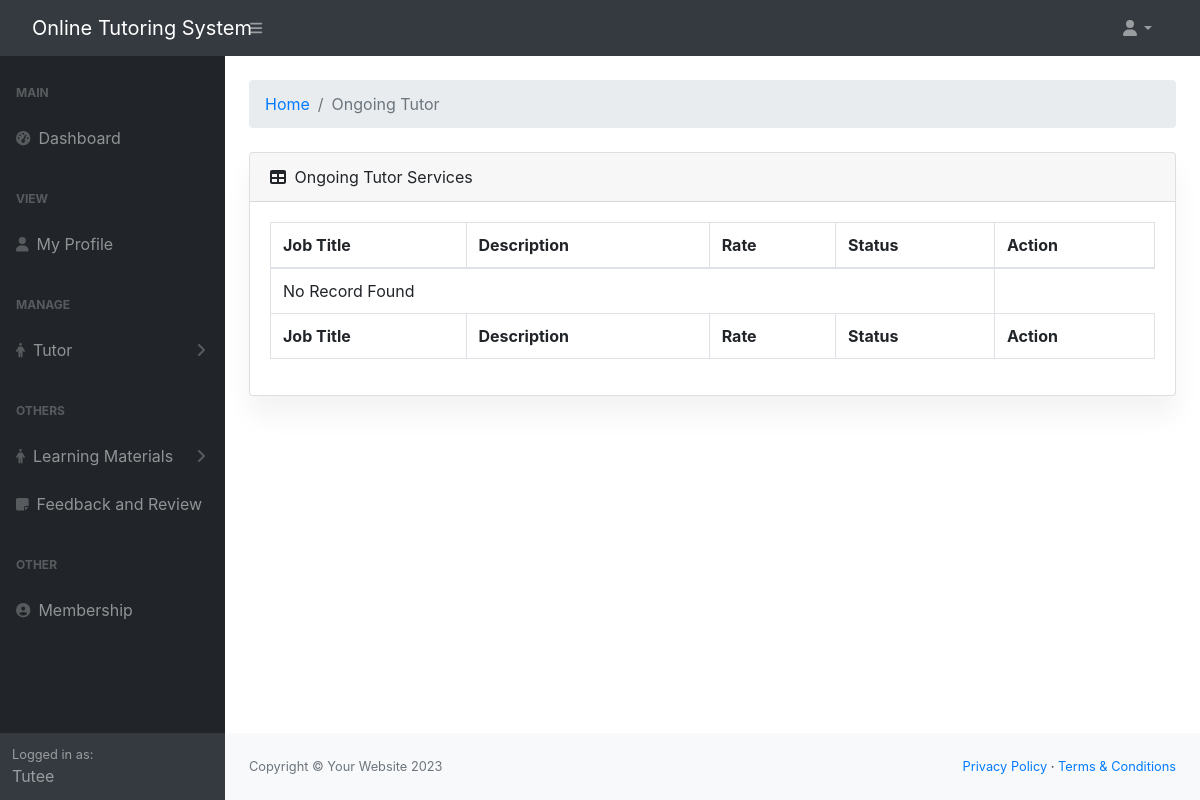
/tutee/ongoing_tutor.php (signed in), run on an earlier commit of the app's database.
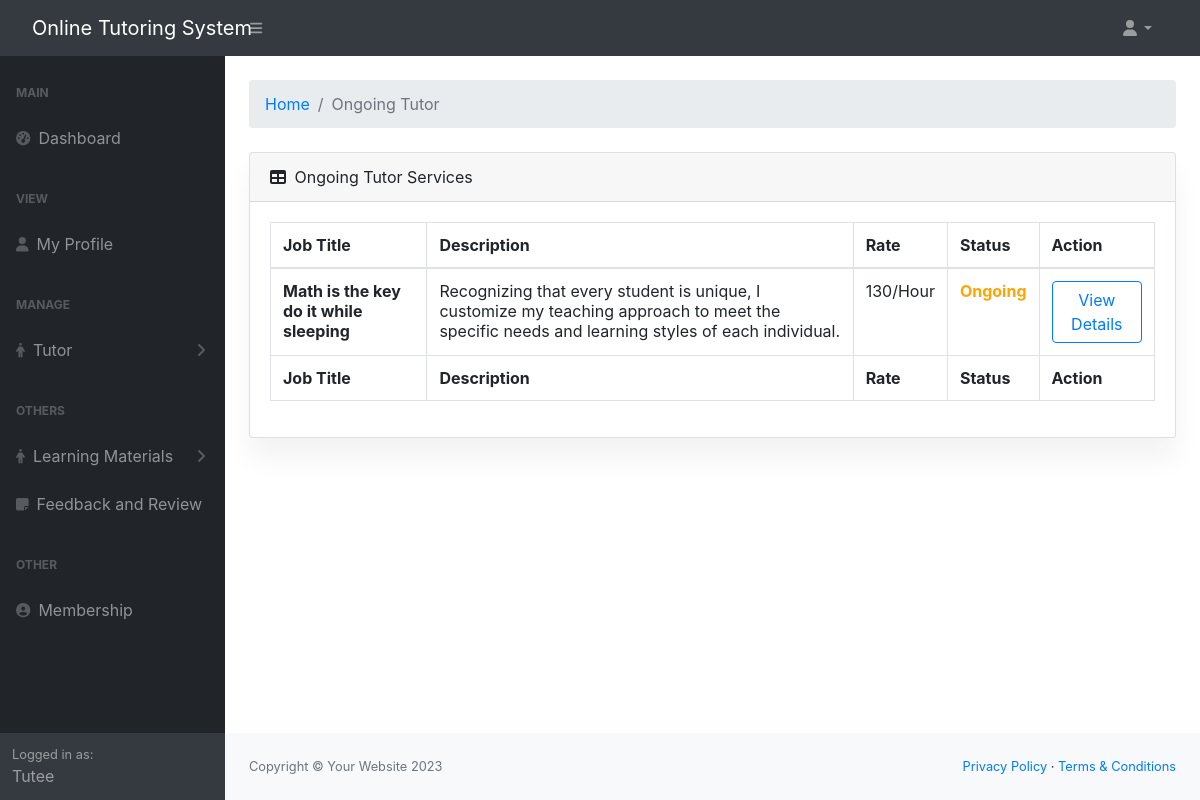
And on a later commit of the database.
### tables this page shows
CREATE TABLE `job_application` (
  `application_id` int(11) NOT NULL,
  `date_applied` timestamp NOT NULL DEFAULT current_timestamp() ON UPDATE current_timestamp(),
  `job_id` int(11) NOT NULL,
  `user_id` int(11) NOT NULL,
  `start` varchar(255) NOT NULL,
  `status` varchar(255) NOT NULL DEFAULT 'Pending',
  `feedback` varchar(200) DEFAULT NULL,
  `feedback_date` date DEFAULT NULL
);

CREATE TABLE `job` (
  `job_id` int(11) NOT NULL,
  `user_id` int(11) NOT NULL,
  `title` varchar(255) NOT NULL,
  `description` text NOT NULL,
  `rate` varchar(255) NOT NULL,
  `rate_description` varchar(255) NOT NULL,
  `status` varchar(255) NOT NULL DEFAULT 'Active',
  `date_posted` timestamp NOT NULL DEFAULT current_timestamp() ON UPDATE current_timestamp()
);

### tutee/ongoing_tutor.php (the view)
<?php
include('./includes/authentication.php');
include('./includes/header.php');
include('./includes/topnav.php');
include('./includes/sidenav.php');
?>
<div class="container-fluid px-4 mt-4">
    <ol class="breadcrumb mb-4">
        <li class="breadcrumb-item"><a href="index.html">Home</a></li>
        <li class="breadcrumb-item active">Ongoing Tutor</li>
    </ol>
    <div class="card mb-4">
        <div class="card-header">
            <i class="fas fa-table me-1"></i>
           Ongoing Tutor Services
        </div>
        <div class="card-body">
            <div class="table-responsive">
                <table id="datatablesSimple" class="table table-bordered" width="100%">
                    <thead>
                        <tr>
                            <th>Job Title</th>
                            <th>Description</th>
                            <th>Rate</th>
                            <th>Status</th>
                            <th>Action</th>
                        </tr>
                    </thead>
                    <tfoot>
                        <tr>
                            <th>Job Title</th>
                            <th>Description</th>
                            <th>Rate</th>
                            <th>Status</th>
                            <th>Action</th>
                        </tr>
                    </tfoot>
                    <tbody>
                        <?php
                        $user_id = $_SESSION['auth_user']['user_id'];
                        $query = "SELECT
                                    job.title,
                                    job.description,
                                    job.rate,
                                    job.rate_description,
                                    job_application.`status`,
                                    job_application.user_id,
                                    job_application.job_id
                                FROM
                                    job
                                INNER JOIN
                                    job_application
                                ON
                                    job.job_id = job_application.job_id
                                WHERE
                                    job_application.user_id = $user_id AND
                                    job_application.`status` = 'Ongoing'";
                        $query_run = mysqli_query($con, $query);
                        if (mysqli_num_rows($query_run) > 0) {
                            foreach ($query_run as $row) {
                        ?>
                                <tr>
                                    <td><b><?= $row['title']; ?></b></td>
                                    <td><?= $row['description']; ?></td>
                                    <td><?= $row['rate']; ?>/<?= $row['rate_description']; ?></td>
                                    <td style="color: <?= $row['status'] === 'Accepted' ? 'green' : ($row['status'] === 'Rejected' ? 'red' : ($row['status'] === 'Ongoing' ? 'orange' : 'black')) ?>; font-weight: bold;">
                                    <?= $row['status'] ?>
                                    </td>
                                    <td class="text-center">
<div class="btn-group" role="group" aria-label="Basic outlined example">
<a type="button" class="btn btn-outline-primary" href="view_details.php?id=<?=$row['job_id'];?>">View Details</a>
</div></td>
                                </tr>
                        <?php
                            }
                        } else {
                        ?>
                            <tr>
                                <td colspan="4">No Record Found</td>
                            </tr>
                        <?php
                        }
                        ?>
                    </tbody>
                </table>
            </div>
        </div>
    </div>
</div>
<?php
include('./includes/footer.php');
?>

### tutee/includes/header.php (shortened to what this page needs)
<html lang="en">
    <head>
        <link href="https://cdn.jsdelivr.net/npm/simple-datatables@7.1.2/dist/style.min.css" rel="stylesheet" />
        <link href="./css/styles.css" rel="stylesheet" />
        <link rel="stylesheet" href="https://cdn.jsdelivr.net/npm/bootstrap@4.3.1/dist/css/bootstrap.min.css">
    </head>

### tutee/includes/topnav.php (shortened to what this page needs)
<body class="sb-nav-fixed">
        <nav class="sb-topnav navbar navbar-expand navbar-dark bg-dark">
            <a class="navbar-brand ps-3 text-center" href="index.html">Online Tutoring System</a>
            <button class="btn btn-link btn-sm order-1 order-lg-0 me-4 me-lg-0" id="sidebarToggle" href="#!"><i class="fas fa-bars"></i></button>
            <ul class="navbar-nav ms-auto ms-md-0 me-3 me-lg-4">
                <li class="nav-item dropdown">
                    <a class="nav-link dropdown-toggle" id="navbarDropdown" href="#" role="button" data-bs-toggle="dropdown" aria-expanded="false"><i class="fas fa-user fa-fw"></i></a>
                </li>
            </ul>
        </nav>

### tutee/includes/sidenav.php (shortened to what this page needs)
<div id="layoutSidenav">
            <div id="layoutSidenav_nav">
                <nav class="sb-sidenav accordion sb-sidenav-dark" id="sidenavAccordion">
                    <div class="sb-sidenav-menu">
                        <div class="nav">
                            <div class="sb-sidenav-menu-heading">Main</div>
                            <a class="nav-link" href="index.php">
                                <div class="sb-nav-link-icon"><i class="fas fa-tachometer-alt"></i></div>Dashboard
                            </a>
                            <div class="sb-sidenav-menu-heading">View</div>
                            <a class="nav-link" href="my_profile.php">
                                <div class="sb-nav-link-icon"><i class="fas fa-user"></i></div>My Profile
                            </a>
                            <div class="sb-sidenav-menu-heading">Manage</div>
                            <a class="nav-link collapsed" href="#" data-bs-toggle="collapse" data-bs-target="#collapseLayouts" aria-expanded="false" aria-controls="collapseLayouts">
                                <div class="sb-nav-link-icon"><i class="fas fa-person"></i></div>
                                Tutor
                                <div class="sb-sidenav-collapse-arrow"><i class="fas fa-angle-down"></i></div>
                            </a>
                            <div class="sb-sidenav-menu-heading">Others</div>
                            <a class="nav-link collapsed" href="#" data-bs-toggle="collapse" data-bs-target="#collapseLayouts1" aria-expanded="false" aria-controls="collapseLayouts">
                                <div class="sb-nav-link-icon"><i class="fas fa-person"></i></div>
                                Learning Materials
                                <div class="sb-sidenav-collapse-arrow"><i class="fas fa-angle-down"></i></div>
                            </a>
                            <a class="nav-link" href="feedback.php">
                                <div class="sb-nav-link-icon"><i class="fas fa-sticky-note"></i></div>Feedback and Review
                            </a>
                            <div class="sb-sidenav-menu-heading">Other</div>
                            <a class="nav-link" href="subscription_dashboard.php">
                                <div class="sb-nav-link-icon"><i class="fas fa-user-circle"></i></div>Membership
                            </a>
                        </div>
                    </div>
                    <div class="sb-sidenav-footer">
                        <div class="small">Logged in as:</div>
                        Tutee
                    </div>
                </nav>
            </div>
            <div id="layoutSidenav_content">
                <main>

### tutee/includes/footer.php (shortened to what this page needs)
</main>
                <footer class="py-4 bg-light mt-auto">
                    <div class="container-fluid px-4">
                        <div class="d-flex align-items-center justify-content-between small">
                            <div class="text-muted">Copyright &copy; Your Website 2023</div>
                            <div>
                                <a href="#">Privacy Policy</a>
                                &middot;
                                <a href="#">Terms &amp; Conditions</a>
                            </div>
                        </div>
                    </div>
                </footer>
            </div>
        </div>
    </body>
</html>

What changed in the data, as far as the page shows it:
now on this page (row edited): job_application: job.title "Math is the key do it while sleeping", job.description "Recognizing that every student is unique, I customize my teaching approach to meet the specific needs and learning styles of each individual.", job.rate "130", job.rate_description "Hour", status "Ongoing"
Also different on the page:
text no longer shown: "No Record Found"
